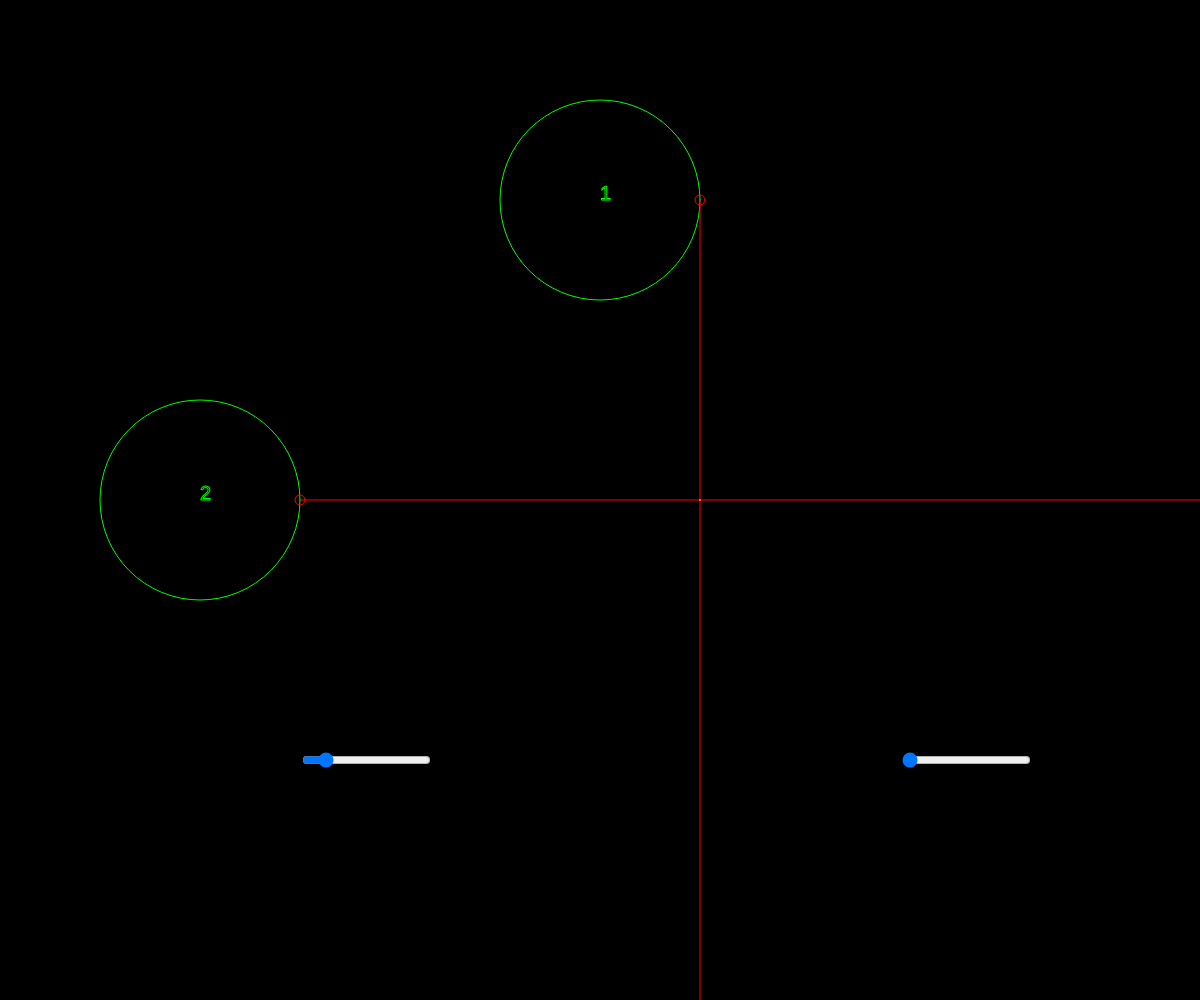
Frame 1 (no input)
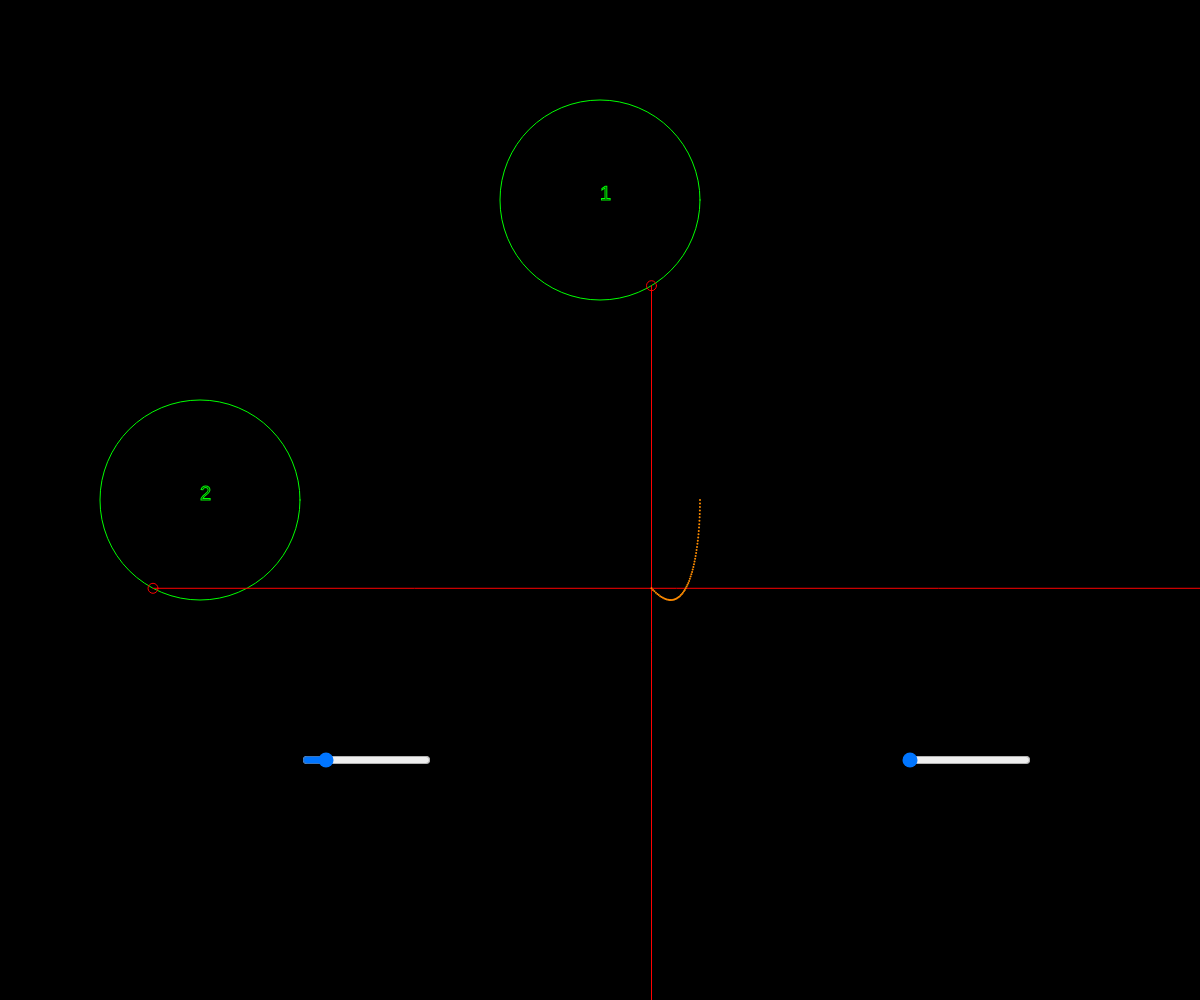
Frame 60 (no input)
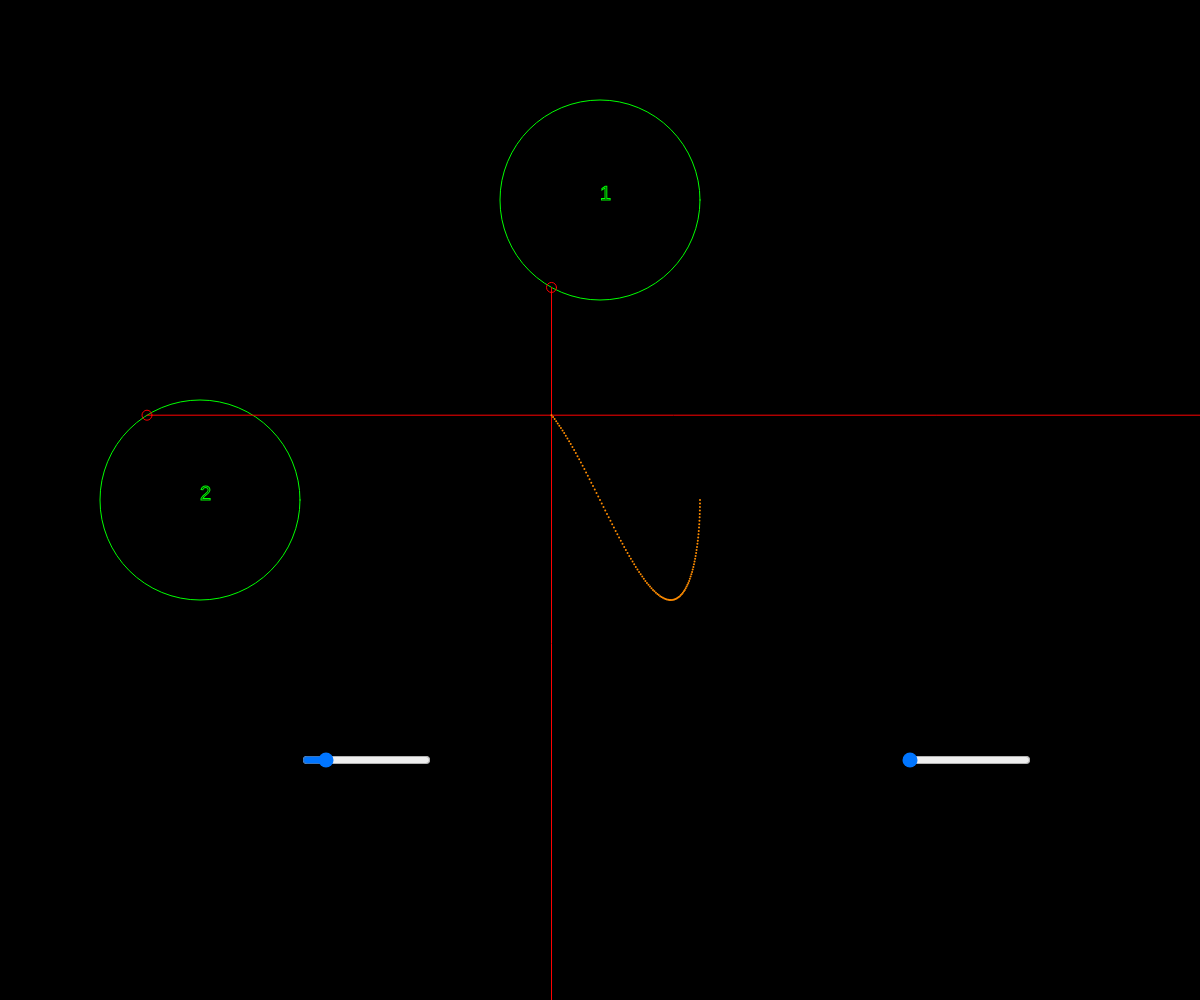
Frame 120 (the mouse pressed at the canvas centre since frame 60)

The p5.js sketch that drew these frames (run headless with seeded random() and noise() and a simulated clock; from frame 60 on, the mouse is pressed at the canvas centre):

// p5.js sketch
// ── sketch.js
let xangle=0;
let yangle=0;
let sz;
let r;
let xball;
let yball;
let pointCan;
let myYslide;
let myXslide;
let incXang = 1; //
let incYang = 2;

function setup() {
  createCanvas(windowWidth, windowHeight);
  background(0);
  angleMode(DEGREES);
  textSize(20);
  // off-screen graphics buffer to draw the points to
  pointCan = createGraphics(windowWidth,windowHeight); 
  pointCan.clear() // set that background transparent
  myYslide = createSlider(1, 8, 2,1);
  myYslide.position(width/4, height-height/4);
  myYslide.changed(changeYang);
  myXslide = createSlider(1, 8, 1,1);
  myXslide.position(width-width/4, height-height/4);
  myXslide.changed(changeXang);
  sz = height/5
  r = sz/2
  xball = createVector(); // for the small balls tracing the
  yball = createVector(); // perimeter of the large circles
  // xball will be the x for the plot and yball will be the y for the plot
  
}

function changeYang(){
  // callback function for the slider
  incYang= myYslide.value();
  xangle=0; // resets both angles so they start 
  yangle=0; // at the same place
  pointCan.clear();    
}

function changeXang(){
  // callback function for the slider
  incXang= myXslide.value();
  xangle=0; // resets both angles so they start 
  yangle=0; // at the same place
  pointCan.clear();    
}

function draw() {
  background(0);
  noFill();
  strokeWeight(1);
  stroke(0,255,0);
  ellipse(width/2,sz,sz,sz);
  ellipse(sz,height/2,sz,sz);
  text(myYslide.value(),sz,height/2);
  text(myXslide.value(),width/2,sz);
  // polar coordinate math to get the small balls location
  xball.x = r*(cos(xangle));
  xball.y = r*(sin(xangle));
  yball.x = r*(cos(yangle));
  yball.y = r*(sin(yangle));
  stroke(255,0,0);
  // draw the lines and small balls
  ellipse(width/2+xball.x,sz+xball.y,10); // xball 
  line(width/2+xball.x,sz+xball.y,width/2+xball.x,height);
  ellipse(sz+yball.x,height/2+yball.y,10); // yball
  line(sz+yball.x,height/2+yball.y,width,height/2+yball.y);
  xangle+= incXang;// increace the angles so the balls
  yangle+= incYang;// move around the perimeter
  pointCan.strokeWeight(2);
  pointCan.stroke(255,140,0);
  pointCan.point(width/2+xball.x,height/2+yball.y);
  image(pointCan,0,0);
}
